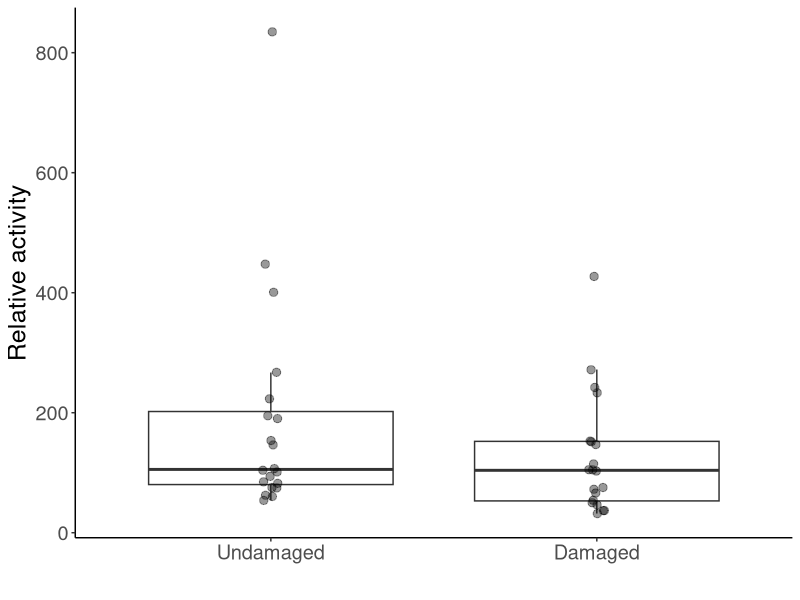
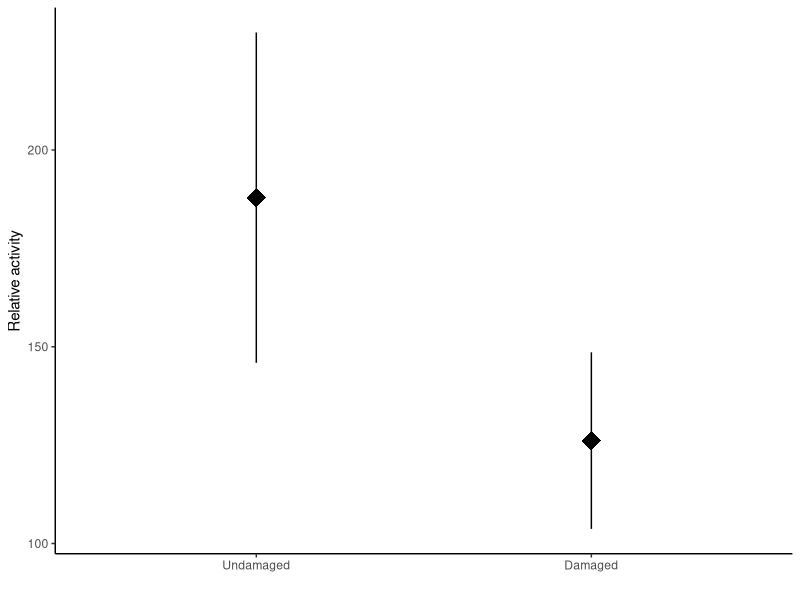
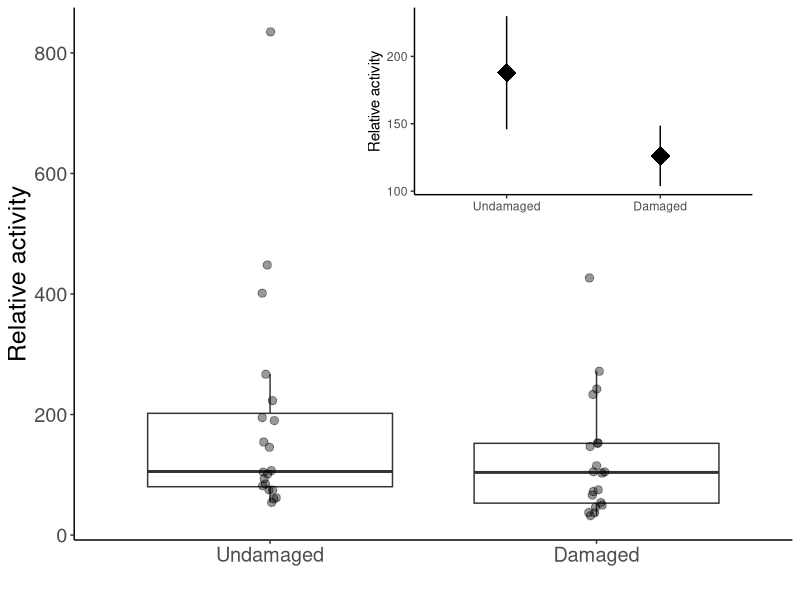
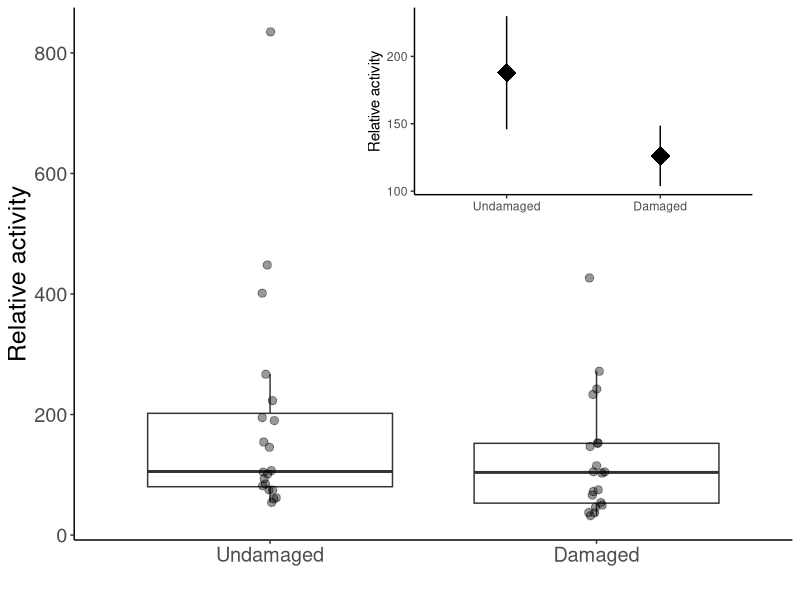

The R source for these figures, in order: (Note: this script raises an error after producing the figures.)
#Load libraries
library(ggplot2)
library(lme4)
library(viridis)
library(car)
library(emmeans)
library(multcomp)
library(dplyr)
library(plyr)
library(tidyr)
library(cowplot)

# Data import and cleaning ------------------------------------------------

#SUMMARY DATA----
plant <- read.csv(file="plant_sum_noTABR.csv",head=TRUE)
plant[, 3:11][is.na(plant[, 3:11])] <- 0

##Gathering data — compounds from col to rows
plant1<-plant %>% gather(sp, activity, EPTFUS:NOID)
plant1$sp<-as.factor(plant1$sp)
levels(plant1$sp)
plant1<-aggregate(activity ~ treatment + sp + trial, dat=plant1, FUN=sum)

##GROUPING SPP WITH SIMILAR CALLS----
{plant2<-plant1
plant2$sp=as.character(plant2$sp)
plant2$sp[plant2$sp=="EPTFUS"]="EPFU/LANO"
plant2$sp[plant2$sp=="LASNOC"]="EPFU/LANO"
plant2$sp[plant2$sp=="LASBOR"]="LABO/LASE"
plant2$sp[plant2$sp=="LASSEM"]="LABO/LASE"
plant2$sp[plant2$sp=="LASCIN"]="Other spp."
plant2$sp[plant2$sp=="MYOLUC"]="Other spp."
plant2$sp[plant2$sp=="PERSUB"]="Other spp."
plant2$sp[plant2$sp=="NOID"]="No ID"
plant2$sp[plant2$sp=="NYCHUM"]="Other spp."
}

plant3<-aggregate(activity ~ treatment + sp + trial, dat=plant2, FUN=sum)
plant3$log.act<-log(plant3$activity)

#Test for overdispersion function
overdisp_fun <- function(model) {
	rdf <- df.residual(model)
	rp <- residuals(model,type="pearson")
	Pearson.chisq <- sum(rp^2)
	prat <- Pearson.chisq/rdf
	pval <- pchisq(Pearson.chisq, df=rdf, lower.tail=FALSE)
	c(chisq=Pearson.chisq,ratio=prat,rdf=rdf,p=pval)
}

test1<-glmer(activity~treatment*sp+(1|trial), dat = plant3,family=poisson)
summary(test1)
overdisp_fun(test1)#overdispersed
shapiro.test(resid(test1))#normal

mod.p<-glmer.nb(activity~treatment*sp+(1|trial), dat = plant3)
Anova(mod.p)
#treatment chi=2.9491 p=0.08592, sp chi=31.6798 p<0.0001, interaxn chi=1.0503 p=0.59146

#contrasts
p1<-emmeans(mod.p,pairwise~sp, type="response")
cld(p1$emmeans,  Letters ='abcde')
#LABO/LASE & Other a, EPFU/LANO & NoID b

plant3.tab <- ddply(plant3, c("sp"), summarise,
					   N    = length(activity),
					   mean = mean(activity),
					   sd   = sd(activity),
					   se   = sd / sqrt(N))
plant3.tab
#(Other-LABO)/LABO
(283.6-82.0)/82.0
#2.46

#(EPFU/LANO-LABO)/LABO
(262.5-82.0)/82.0
#2.2

#LABO/LASE were 2.2 and 2.5 less active compared to EPFU/LANO and other bat species

plant3.n <- ddply(plant3, c("trial"), summarise,
					N    = length(activity),
					mean = mean(activity),
					sd   = sd(activity),
					se   = sd / sqrt(N))
plant3.n

##REMOVING NO IDS----
plant5<-plant1[plant1$sp != "NOID", ]  

{plant4<-plant5
	plant4$sp=as.character(plant4$sp)
	plant4$sp[plant4$sp=="EPTFUS"]="EPFU/LANO"
	plant4$sp[plant4$sp=="LASNOC"]="EPFU/LANO"
	plant4$sp[plant4$sp=="LASBOR"]="LABO/LASE"
	plant4$sp[plant4$sp=="LASSEM"]="LABO/LASE"
	plant4$sp[plant4$sp=="LASCIN"]="Other bat spp."
	plant4$sp[plant4$sp=="MYOLUC"]="Other bat spp."
	plant4$sp[plant4$sp=="PERSUB"]="Other bat spp."
	plant4$sp[plant4$sp=="NYCHUM"]="Other bat spp."
}


test2<-glmer(activity~treatment*sp+(1|trial), dat = plant4,family=poisson)
summary(test2)
shapiro.test(resid(test2))#non-normal, overdispersed

mod.p2<-glmer.nb(activity~treatment*sp+(1|trial), dat = plant4)
Anova(mod.p2)
#treatment p=0.22, sp p<0.001, interaxn p=0.67

#contrasts
p2<-emmeans(mod.p2,pairwise~sp, type="response")
cld(p2$emmeans,  Letters ='abcde')
#Other spp. a, LABO/LASE b, EPFU/LANO c

plant4.tab <- ddply(plant4, c("sp"), summarise,
					N    = length(activity),
					mean = mean(activity),
					sd   = sd(activity),
					se   = sd / sqrt(N))
plant4.tab
#(EPFU/LANO-Other)/other
(131.25-18.15)/18.15
#6.23, EPFU/LANO were 623% more active than Other spp.

#(EPFU/LANO-LABO)/LABO
(131.25-41)/41
#2.2, EPFU/LANO were 220% more active than LABO/LASE


##ONLY EPFU/LABO----
brown <- plant2[which(plant2$sp== 'EPFU/LANO'),]

test3<-glmer(activity~treatment+(1|trial), dat = brown,family=poisson)
shapiro.test(resid(test3))#normal
summary(test3)

mod.brown<-glmer.nb(activity~treatment+(1|trial), dat = brown)
Anova(mod.brown)
#treatment p=0.20

#GRAPHS----

#main graph (boxplots w/ data points)
plant.plot1<-ggplot(data=plant3, aes(x=treatment, y=activity))+ 
	geom_boxplot(outlier.shape = NA)+
	geom_point(position=position_jitter(width = 0.025), alpha=0.4, size=2.5)+
	theme_classic()+
	labs(x=" ", y="Relative activity")+
	theme(text = element_text(size=18))+
	scale_x_discrete(limits=c("U", "D"),
					 labels=c("Undamaged", "Damaged"))
plant.plot1

#small graph (means and SEs)
plant.small<-ggplot(data=plant3, aes(x=treatment, y=activity))+ 
	theme_classic()+
	labs(x=" ", y="Relative activity")+
	stat_summary(fun.data = "mean_se", size=1.5, shape="diamond")+
	scale_x_discrete(limits=c("U", "D"),
					 labels=c("Undamaged", "Damaged"))
plant.small

#graph with inlay
plant.with.inset <-
	ggdraw() +
	draw_plot(plant.plot1) +
	draw_plot(plant.small, x = 0.45, y = .6, width = .5, height = .4)
plant.with.inset

ggsave(filename = "plant.png", 
	   plot = plant.with.inset,
	   width = 17, 
	   height = 12,
	   units = "cm",
	   dpi = 300)

#species graph
ggplot(data=plant3, aes(x=sp, y=activity))+ 
	geom_boxplot(outlier.shape = NA)+
	geom_point(position=position_jitter(width = 0.025), alpha=0.4, size=2.5, aes(color=sp))+
	theme_classic()+
	labs(x=" ", y="Relative activity", title="Plant trials")+
	theme(text = element_text(size=20), legend.position = "none")+
	stat_summary(geom = 'text', label = c("b","a","b"),
				 fun = max, vjust = -0.8, size=5.5)+
	scale_y_continuous(limits = c(0,900))

#log transformed main graph (boxplots w/ data points)
plant.plot.log<-ggplot(data=plant3, aes(x=treatment, y=log.act))+ 
	geom_boxplot(outlier.shape = NA)+
	geom_point(position=position_jitter(width = 0.025), alpha=0.4, size=2.5)+
	theme_classic()+
	labs(x=" ", y="Relative activity (log)")+
	theme(text = element_text(size=18))+
	scale_x_discrete(limits=c("U", "D"),
					 labels=c("Undamaged", "Damaged"))
plant.plot.log

#log-transformed species plot
ggplot(data=plant3, aes(x=sp, y=log.act))+ 
	geom_boxplot(outlier.shape = NA)+
	geom_point(position=position_jitter(width = 0.025), alpha=0.4, size=2.5, aes(color=sp))+
	theme_classic()+
	labs(x=" ", y="Relative activity", title="Plant trials")+
	theme(text = element_text(size=20), legend.position = "none")+
	stat_summary(geom = 'text', label = c("b","a","b","a"),
				 fun = max, vjust = -0.8, size=5.5)+
	scale_y_continuous(limits = c(4,8))

#NO NOID GRAPH----
ggplot(data=plant4, aes(x=treatment, y=activity))+ 
	geom_boxplot(outlier.shape = NA)+
	geom_point(position=position_jitter(width = 0.025), alpha=0.4, size=2.5, aes(color=sp))+
	theme_classic()+
	labs(x=" ", y="Relative activity",
		 title = "Plant trials, excluding NoIDs")+
	theme(text = element_text(size=15), legend.title = )+
	scale_x_discrete(labels=c("Damaged", "Undamaged"))

ggplot(data=plant4, aes(x=sp, y=activity))+ 
	geom_boxplot(outlier.shape = NA)+
	geom_point(position=position_jitter(width = 0.025), alpha=0.4, size=2.5, aes(color=sp))+
	theme_classic()+
	labs(x=" ", y="Relative activity", title="Plant trials, excluding NoIDs")+
	theme(text = element_text(size=16), legend.position = "none")+
	stat_summary(geom = 'text', label = c("c","b","a"),
				 fun = max, vjust = -0.8, size=5.5)+
	scale_y_continuous(limits = c(0,900))

#BIG BROWN GRAPH----
ggplot(data=brown, aes(x=treatment, y=activity))+ 
	geom_boxplot(outlier.shape = NA)+
	geom_point(position=position_jitter(width = 0.025), alpha=0.4, size=2.5)+
	stat_summary(fun.data = "mean_se", colour="red", size=1.5, shape="diamond")+
	theme_classic()+
	labs(x=" ", y="Relative activity",
		 title = "EPFU/LANO only, plant trials")+
	theme(text = element_text(size=15), legend.title = )+
	scale_color_viridis(discrete = T, option = "D")+
	scale_x_discrete(labels=c("Damaged", "Undamaged"))
